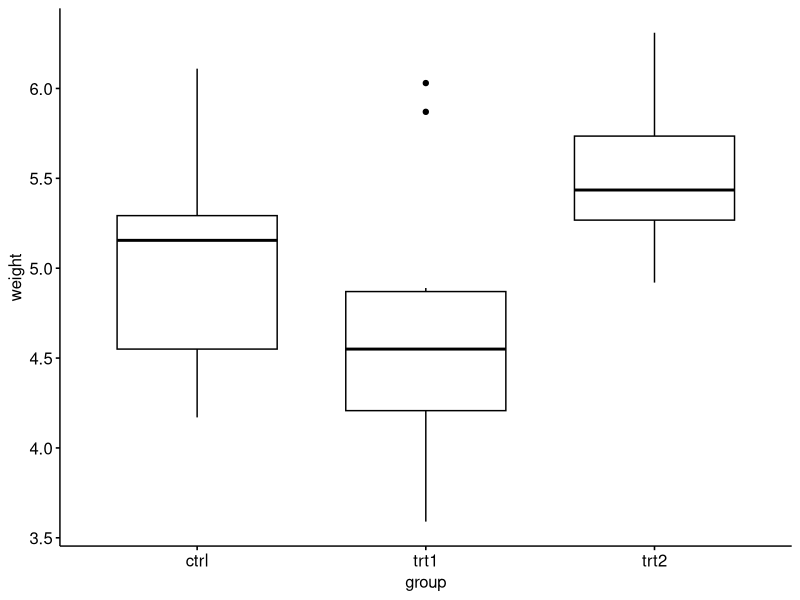

Source code (R):
library(tidyverse)
library(ggpubr)
library(rstatix)

PlantGrowth %>% sample_n_by(group,size=1)
PlantGrowth=PlantGrowth %>% reorder_levels(group,order=c('ctrl','trt1','trt2'))
PlantGrowth %>% group_by(group) %>% get_summary_stats(weight,type='common')
ggboxplot(PlantGrowth,x='group',y='weight')
res.kruskal=PlantGrowth %>% kruskal_test(weight~group)
res.kruskal
PlantGrowth %>% kruskal_effsize(weight~group)
pwc=PlantGrowth %>% dunn_test(weight~group,p.adjust.method='bonferroni')